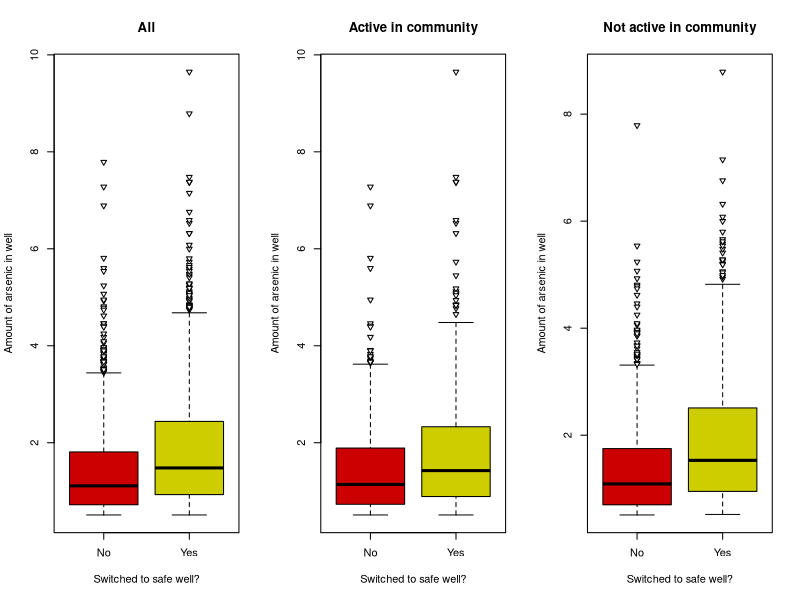
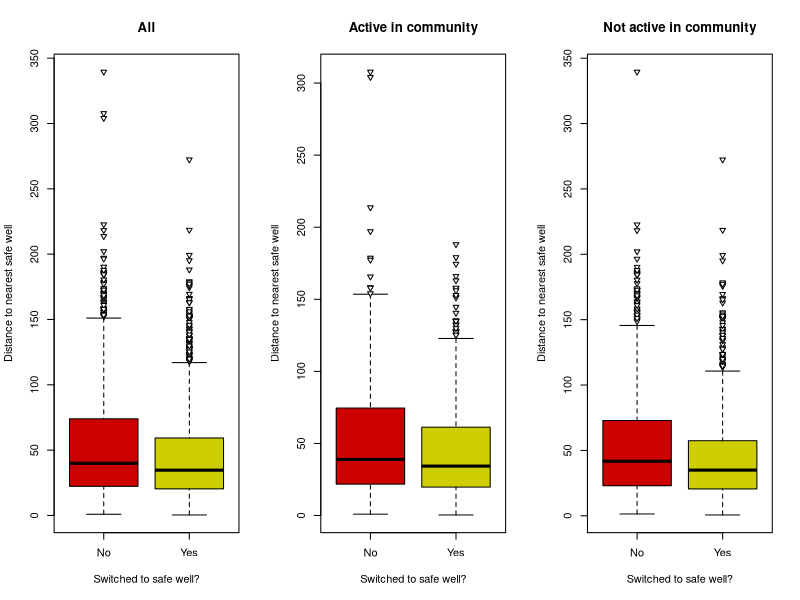
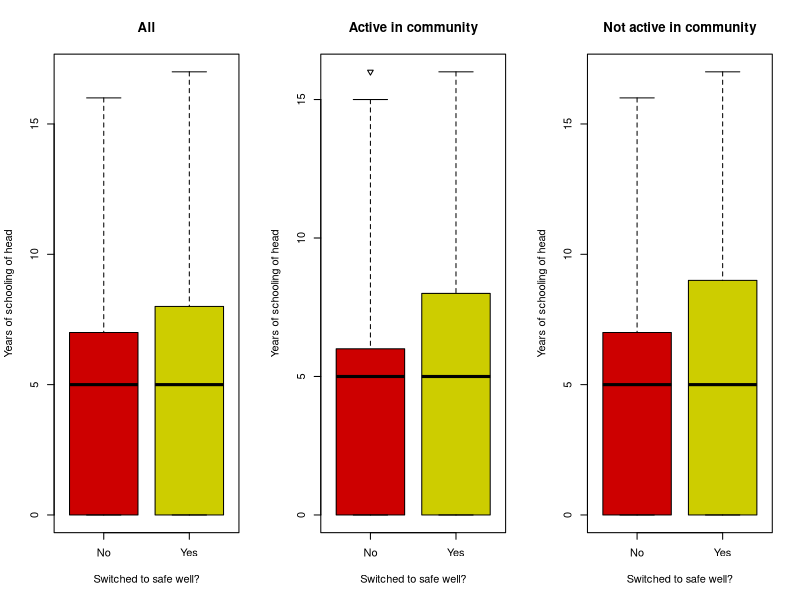
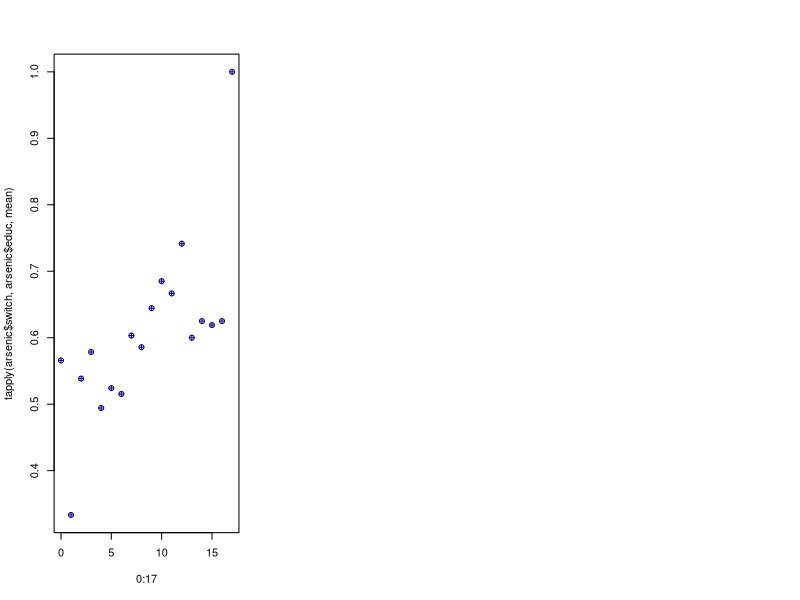
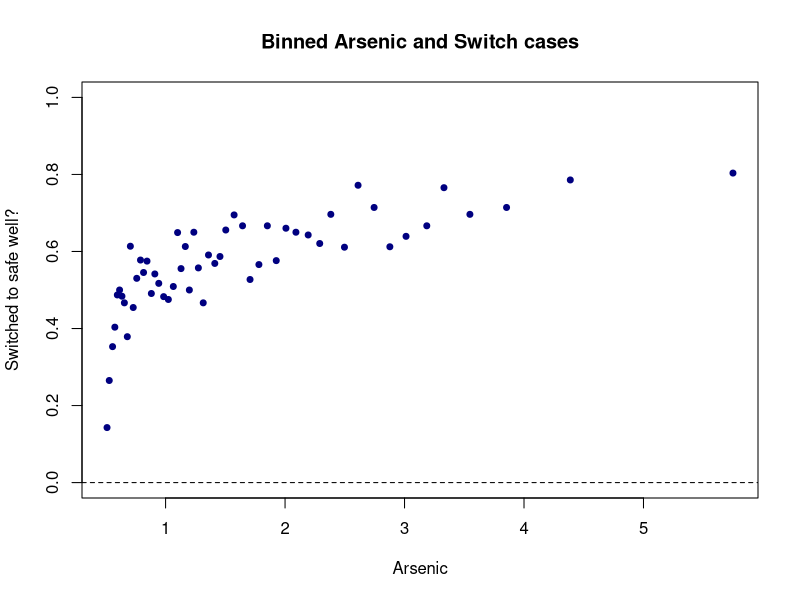
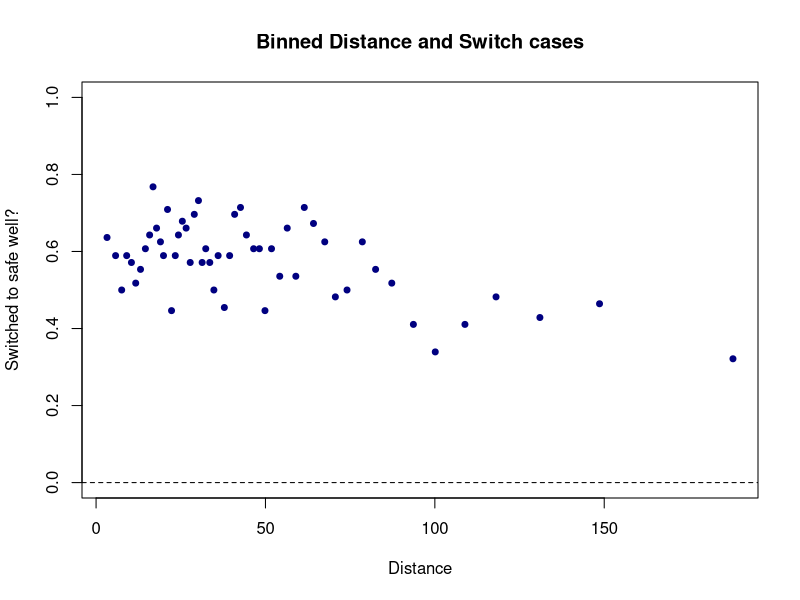
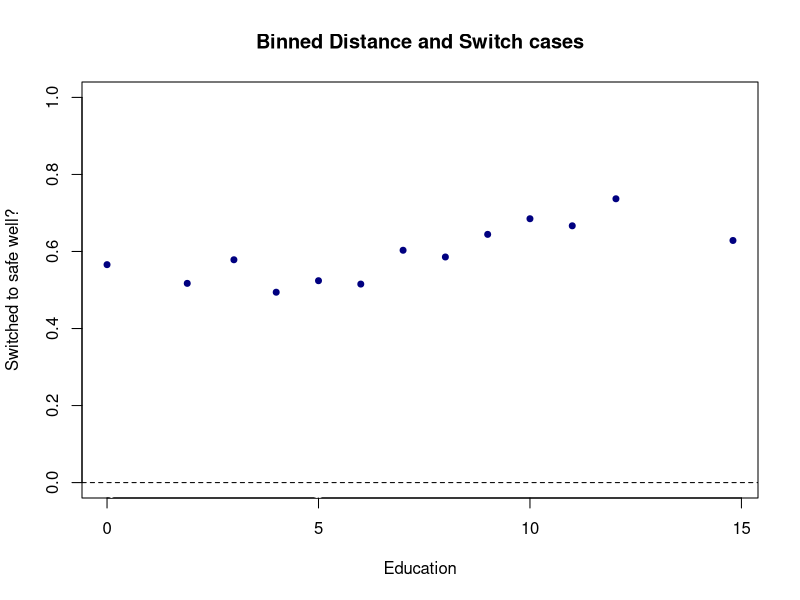
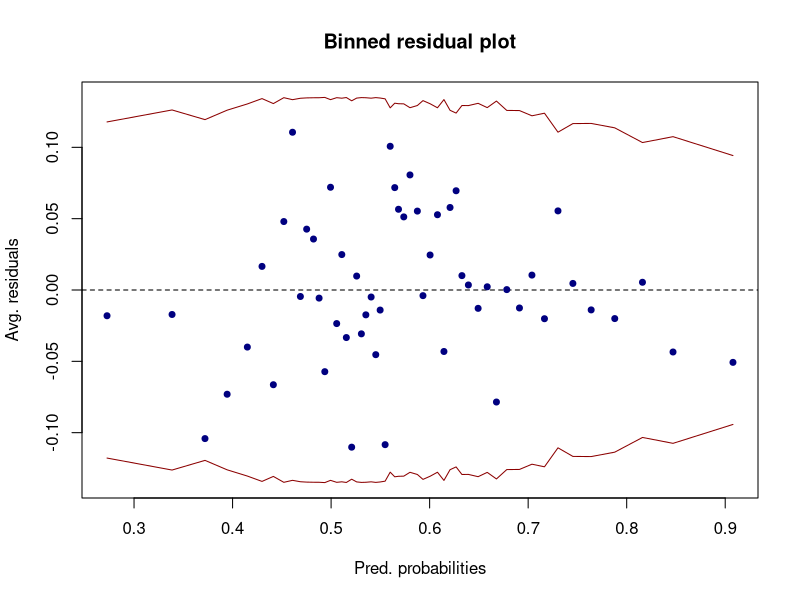

These charts were generated, in order, by the following R code:

###########################################################################
###########################################################################
###################### The contaminated wells analysis ####################
###########################################################################
###########################################################################

###### Clear environment and load libraries
rm(list = ls())
library(arm)
library(pROC)
library(e1071)
library(caret)

###### Load the data
arsenic <- read.csv("data/arsenic.csv",header=T,
                    colClasses=c("numeric","numeric","numeric","factor","numeric"))

###### View properties of the data
str(arsenic)
dim(arsenic)
head(arsenic)
summary(arsenic[,-1])
table(arsenic$switch)

###### Exploratory data analysis

## We can do boxplots for the numeric variables
# Set plot window to 3 side by side plots
par(mfrow=c(1,3)) 

# First, let's look at arsenic vs switch
boxplot(arsenic~switch,data=arsenic,ylab="Amount of arsenic in well",pch=25,xaxt='n',
        xlab="Switched to safe well?",col=c("red3","yellow3"),cex = 0.85,main ="All")
axis(1,at=c(1,2),labels=c("No","Yes"))
boxplot(arsenic~switch,data=arsenic,subset= assoc==1,ylab="Amount of arsenic in well",
        xlab="Switched to safe well?",col=c("red3","yellow3"),xaxt='n',
        pch = 25, cex = 0.85,main ="Active in community")
axis(1,at=c(1,2),labels=c("No","Yes"))
boxplot(arsenic~switch,data=arsenic,subset= assoc==0,ylab="Amount of arsenic in well",
        xlab="Switched to safe well?",col=c("red3","yellow3"),xaxt='n',
        pch = 25, cex = 0.85,main ="Not active in community")
axis(1,at=c(1,2),labels=c("No","Yes"))

# Now, let's look at distance vs switch
boxplot(dist~switch,data=arsenic,ylab="Distance to nearest safe well",pch=25,xaxt='n',
        xlab="Switched to safe well?",col=c("red3","yellow3"),cex = 0.85,main ="All")
axis(1,at=c(1,2),labels=c("No","Yes"))
boxplot(dist~switch,data=arsenic,subset= assoc==1,ylab="Distance to nearest safe well",
        xlab="Switched to safe well?",col=c("red3","yellow3"),xaxt='n',
        pch = 25, cex = 0.85,main ="Active in community")
axis(1,at=c(1,2),labels=c("No","Yes"))
boxplot(dist~switch,data=arsenic,subset= assoc==0,ylab="Distance to nearest safe well",
        xlab="Switched to safe well?",col=c("red3","yellow3"),xaxt='n',
        pch = 25, cex = 0.85,main ="Not active in community")
axis(1,at=c(1,2),labels=c("No","Yes"))

# Finally, education vs switch
boxplot(educ~switch,data=arsenic,ylab="Years of schooling of head",pch=25,xaxt='n',
        xlab="Switched to safe well?",col=c("red3","yellow3"),cex = 0.85,main ="All")
axis(1,at=c(1,2),labels=c("No","Yes"))
boxplot(educ~switch,data=arsenic,subset= assoc==1,ylab="Years of schooling of head",
        xlab="Switched to safe well?",col=c("red3","yellow3"),xaxt='n',
        pch = 25, cex = 0.85,main ="Active in community")
axis(1,at=c(1,2),labels=c("No","Yes"))
boxplot(educ~switch,data=arsenic,subset= assoc==0,ylab="Years of schooling of head",
        xlab="Switched to safe well?",col=c("red3","yellow3"),xaxt='n',
        pch = 25, cex = 0.85,main ="Not active in community")
axis(1,at=c(1,2),labels=c("No","Yes"))
#actually, education is more of an integer variable, 
#so maybe a boxplot isn't the best way to explore the variable 
#Actually, we need to think about how we want to include it in our model


## We can do tables for the factor variables
# For switch vs association, look at joint probabilities
table(arsenic[,c("switch","assoc")])
table(arsenic[,c("switch","assoc")])/sum(table(arsenic[,c("switch","assoc")]))
#actually, what we really want are conditional probabilities
#we want to see how the probability of switching changes for different levels of assoc
#that is, the probabilities for switching given each value of association
apply(table(arsenic[,c("switch","assoc")])/sum(table(arsenic[,c("switch","assoc")])),
      2,function(x) x/sum(x)) 
# You can also use the tapply command for the same thing
tapply(arsenic$switch, arsenic$assoc, mean)
# Finally, we can even try a chi-squared test for independence.
chisq.test(table(arsenic[,c("switch","assoc")]))

# We could do the same with education, too, since it is actually an integer variable
table(arsenic[,c("switch","educ")])
#we do not have that many data points for educ=1 and for educ>12
table(arsenic[,c("switch","educ")])/sum(table(arsenic[,c("switch","educ")]))
apply(table(arsenic[,c("switch","educ")])/sum(table(arsenic[,c("switch","educ")])),
      2,function(x) x/sum(x)) 
tapply(arsenic$switch, arsenic$educ, mean)
plot(0:17,tapply(arsenic$switch, arsenic$educ, mean),col='blue4',pch=10)
# Notice that the average probabilty of switching is mostly below 58% below level 7, 
#but mostly above 58% above level 7.

#remember that there are few observations at some of these values of the predictors, 
#so the percentages need to be considered in the context of large uncertainties.  
#but, this does suggest a change at about 7 years of education at least
#we might consider a dummy variable for 7 (or 8) or higher rather than a linear term...
#something to try later.

#let's look at binnedplots of continuous predictors versus switch
#ignore the SD lines in these plots
#they are only relevant when plotting binned residuals versus the predicted probabilities
par(mfrow=c(1,1)) 
binnedplot(y=arsenic$switch,arsenic$arsenic,xlab="Arsenic",ylim=c(0,1),col.pts="navy",
           ylab ="Switched to safe well?",main="Binned Arsenic and Switch cases",
           col.int="white") # this is to set the SD lines to white and ignore them
#note the quickly increasing trend followed by flattening. 
#probability does not start to decrease, though, so unlikely we'd want a quadratic term.  
#we would expect some flattening with a linear trend.  

binnedplot(y=arsenic$switch,arsenic$dist,xlab="Distance",ylim=c(0,1),col.pts="navy",
           ylab ="Switched to safe well?",main="Binned Distance and Switch cases",col.int="white")
#no obvious transformation suggested.

binnedplot(y=arsenic$switch,arsenic$educ,xlab="Education",ylim=c(0,1),col.pts="navy",
           ylab ="Switched to safe well?",main="Binned Distance and Switch cases",col.int="white")
#looks like it might be decreasing from 0 to 6, then increasing to 12, then not enough data afterwards

# ACTUALLY, DO A QUICK GOOGLE SEARCH ABOUT THE EDUCATION SYSTEM IN BANGLADESH
# WHAT DID YOU FIND? HOW CAN THAT HELP WITH THE EDUCATION VARIABLE?


###### Model fitting
#let's try a logistic regression that has a main effect for every variable and linear predictors
#first begin by centering the continuous predictors 
#we'll leave educ alone since we might recode later
arsenic$arsenic_c = arsenic$arsenic - mean(arsenic$arsenic)
arsenic$dist_c = arsenic$dist - mean(arsenic$dist)
arsreg1 = glm(switch ~ arsenic_c + dist_c + assoc + educ, data = arsenic, family = binomial)
summary(arsreg1)

# TALK ABOUT THE MEANING OF THE COEFFICIENTS FOR 5 MINUTES.
# I WILL CALL ON GROUPS RANDOMLY TO INTERPRET EACH COEFFICIENT


###### Model diagnostics

#binned residual plots

#save the raw residuals
rawresid1 <- residuals(arsreg1,"resp")

#binned residual plots
binnedplot(x=fitted(arsreg1),y=rawresid1,xlab="Pred. probabilities",
           col.int="red4",ylab="Avg. residuals",main="Binned residual plot",col.pts="navy")

binnedplot(x=arsenic$arsenic_c,y=rawresid1,xlab="Arsenic centered",
           col.int="red4",ylab="Avg. residuals",main="Binned residual plot",col.pts="navy")
# definitely something to think about here.
# sharp increase and then somewhat steady afterwards
# GOOGLE THE MOS COMMON FUNCTIONS TO SEE WHICH MIGHT BE IDEAL:
# WHAT DOES THE QUADRATIC FUNCTION LOOKS LIKE COMPARED TO THE LN FUNCTION??


binnedplot(x=arsenic$dist_c,y=rawresid1,xlab="Distance centered",
           col.int="red4",ylab="Avg. residuals",main="Binned residual plot",col.pts="navy")
#not as much of a trend, really.

binnedplot(arsenic$educ,rawresid1,xlab="Education",
           col.int="red4",ylab="Avg. residuals",main="Binned residual plot",col.pts="navy")
#looks like a decreasing trend from 0 to 6 but an increasing trend from 7 upwards, 
#save for levela above 12. Again not enough data

#let's look at average residuals by education using the tapply command
plot(0:17,tapply(rawresid1, arsenic$educ, mean),col='blue4',pch=10)
#looks upward-downward. Not enough data for some of the levels
#we could try the dummy variable splits. Maybe 0 to 6, 7 to 12, then 12 upwards
#again, maybe we only need to split at 6/7.
#SCIENTIFICALLY, what makes sense?

tapply(rawresid1, arsenic$assoc, mean) 
#nothing helpful here, because we have a binary variable


###### Model validation

#let's do the confusion matrix with .5 threshold
Conf_mat <- confusionMatrix(as.factor(ifelse(fitted(arsreg1) >= 0.5, "1","0")),
                            as.factor(arsenic$switch),positive = "1")
Conf_mat$table
Conf_mat$overall["Accuracy"];
Conf_mat$byClass[c("Sensitivity","Specificity")] #True positive rate and True negative rate
#Maybe we can try to increase that accuracy.
#Also, the TNR looks low here.

#first, let's repeat with the marginal percentage in the data
mean(arsenic$switch)
Conf_mat <- confusionMatrix(as.factor(ifelse(fitted(arsreg1) >= mean(arsenic$switch), "1","0")),
                            as.factor(arsenic$switch),positive = "1")
Conf_mat$table
Conf_mat$overall["Accuracy"];
Conf_mat$byClass[c("Sensitivity","Specificity")]
#huge difference!  seems a lot of predicted probabilities are in the .5 yo .58  range, so cutoff matters.
#either way, we have large off-diagonal numbers. specificity is sensitive to the cutoff

#look at ROC curve
roc(arsenic$switch,fitted(arsreg1),plot=T,print.thres="best",legacy.axes=T,
    print.auc =T,col="red3")
#pretty tight to the line -- not a strongly predictive logistic regression

#let's see if we can improve the model.







## Model building

#based on binned residual plot, let's try a log of arsenic to start with, and see what happens.
arsenic$logarsenic = log(arsenic$arsenic)
arsenic$logarsenic_c = arsenic$logarsenic - mean(arsenic$logarsenic)

arsreg2 = glm(switch ~ logarsenic_c + dist_c + assoc + educ, data = arsenic, family = binomial)
summary(arsreg2)



#back to diagnostics
rawresid2 <- residuals(arsreg2,"resp")

#binned residual plots
binnedplot(x=fitted(arsreg2),y=rawresid2,xlab="Pred. probabilities",
           col.int="red4",ylab="Avg. residuals",main="Binned residual plot",col.pts="navy")

binnedplot(x=arsenic$logarsenic_c,y=rawresid2,xlab="Log Arsenic centered",
           col.int="red4",ylab="Avg. residuals",main="Binned residual plot",col.pts="navy")
#seems to have helped some!

binnedplot(x=arsenic$dist_c,y=rawresid2,xlab="Distance centered",
           col.int="red4",ylab="Avg. residuals",main="Binned residual plot",col.pts="navy")
#still not as much of a trend.

binnedplot(arsenic$educ,rawresid2,xlab="Education",
           col.int="red4",ylab="Avg. residuals",main="Binned residual plot",col.pts="navy")

plot(0:17,tapply(rawresid2, arsenic$educ, mean),col='blue4',pch=10)
#similar pattern as before for education.


#let's do the confusion matrix with .5 threshold
Conf_mat <- confusionMatrix(as.factor(ifelse(fitted(arsreg2) >= 0.5, "1","0")),
                            as.factor(arsenic$switch),positive = "1")
Conf_mat$table
Conf_mat$overall["Accuracy"];
Conf_mat$byClass[c("Sensitivity","Specificity")] #True positive rate and True negative rate

#let's repeat with the marginal percentage in the data
Conf_mat <- confusionMatrix(as.factor(ifelse(fitted(arsreg2) >= mean(arsenic$switch), "1","0")),
                            as.factor(arsenic$switch),positive = "1")
Conf_mat$table
Conf_mat$overall["Accuracy"];
Conf_mat$byClass[c("Sensitivity","Specificity")]
#some improvement


#look at ROC curve
roc(arsenic$switch,fitted(arsreg2),plot=T,print.thres="best",legacy.axes=T,
    print.auc =T,col="red3")

#let's compare this roc curve to the previous one
roc(arsenic$switch,fitted(arsreg1),plot=T,legacy.axes=T,print.auc =T,col="red3")
roc(arsenic$switch,fitted(arsreg2),plot=T,legacy.axes=T,col="blue3",add=T)
legend('bottomright', c('model1','model2'),lty=c(1,1),
       lwd=c(2,2),col=c('red3','blue3'))

#not much difference from last curve really, although a little more prediction accuracy









#let's see what happens if we collapse education to 2 levels
#we could collapse education to 3 levels but we do not have enough data for the tertiary levels
arsenic$educnew <- rep(0,nrow(arsenic))
arsenic$educnew[arsenic$educ > 6] <- 1
table(arsenic$educ,arsenic$educnew)

arsreg3 = glm(switch ~ logarsenic_c + dist_c + assoc + educnew, data = arsenic, family = binomial)
summary(arsreg3)

#this seems to have helped the significance of education, and it is scientifically plausible.  let's keep it!
#should go through binned residuals again to make sure this did not worsen model fit. 
#back to diagnostics
rawresid3 <- residuals(arsreg3,"resp")

#binned residual plots
binnedplot(x=fitted(arsreg2),y=rawresid3,xlab="Pred. probabilities",
           col.int="red4",ylab="Avg. residuals",main="Binned residual plot",col.pts="navy")

binnedplot(x=arsenic$logarsenic_c,y=rawresid3,xlab="Log Arsenic centered",
           col.int="red4",ylab="Avg. residuals",main="Binned residual plot",col.pts="navy")
#pretty much the same as before

binnedplot(x=arsenic$dist_c,y=rawresid3,xlab="Distance centered",
           col.int="red4",ylab="Avg. residuals",main="Binned residual plot",col.pts="navy")
#pretty much the same as before

tapply(rawresid1, arsenic$educnew, mean) 
# nothing helpful here



#look at new roc curve to see if it is any better
roc(arsenic$switch,fitted(arsreg3),plot=T,legacy.axes=T,print.auc =T,col="red3")

# it is a little better, with a higher area under the curve (AUC = .6632).  
# let's keep this model.




### Interactions in logistic regression

# WHAT DO YOU THINK ARE THE MOST PLAUSIBLE INTERACTIONS?

#scientifically, it is plausible to think that there might be interactions among all the variables and arsenic, 
# or among education and distance.
#let's add the interactions to see if any stand out.

#first, here is a way to explore the data for interactions using the binnedplot command

#lets set up the graphics device to show two plots side by side 
par(mfcol=c(2,1))

#first plot for educnew = 0
binnedplot(arsenic$logarsenic_c[arsenic$educnew==0], y=arsenic$switch[arsenic$educnew==0], 
           xlab = "Log Arsenic", ylab = "Switch cases", main = "Binned Arsenic and Switch cases (Educ < 7)") 

#next the plot for educnew = 1
binnedplot(arsenic$logarsenic_c[arsenic$educnew==1], y=arsenic$switch[arsenic$educnew==1], 
           xlab = "Log Arsenic", ylab = "Switch cases", main = "Binned Arsenic and Switch cases (Educ > 6)") 

#we are looking for differences in the trend.  not strong ones, except possibly at low levels of arsenic.
#I will include an interaction based on scientific arguments in favor of an interaction effect, 
# but I am not expecting a very strong interaction effect based on this plot.


#let's try for association and arsenic
#first plot for assoc = 0
binnedplot(arsenic$logarsenic_c[arsenic$assoc==0], y=arsenic$switch[arsenic$assoc==0], 
           xlab = "Log Arsenic", ylab = "Switch cases", main = "Binned Arsenic and Switch cases (Assoc = 0)") 

#next the plot for assoc = 1
binnedplot(arsenic$logarsenic_c[arsenic$assoc==1], y=arsenic$switch[arsenic$assoc==1],
           xlab = "Log Arsenic", ylab = "Switch cases", main = "Binned Arsenic and Switch cases (Assoc = 1)") 

#even less reason to suspect an interaction effect from this plot.

#how about distance and education?
#first plot for educnew = 0
binnedplot(arsenic$dist_c[arsenic$educnew==0], y=arsenic$switch[arsenic$educnew==0], 
           xlab = "Distance", ylab = "Switch cases", main = "Binned Distance and Switch cases (Educ < 7)") 
#next the plot for educnew = 1
binnedplot(arsenic$dist_c[arsenic$educnew==1], y=arsenic$switch[arsenic$educnew==1], 
           xlab = "Distance", ylab = "Switch cases", main = "Binned Distance and Switch cases (Educ > 6)") 

#this is a little more interesting -- we see one plot flatten and the other decrease.  
#here an interaction might be useful.


#let's first try the model with all the interactions 
arsreg4 = glm(switch ~ dist_c*educnew  + logarsenic_c * (assoc + educnew), data = arsenic, family = binomial)
summary(arsreg4)

#these collectively look sort of useful, especially the education ones! 

#change in deviance tests to see if the full set of interactions are useful.

anova(arsreg4, arsreg3, test= "Chisq")

#the whole group of interactions is significant.  let's just test if the distance interaction is useful, given the other two in the model.

arsreg4a = glm(switch ~ logarsenic_c * (assoc + educnew) + dist_c, data = arsenic, family = binomial)
summary(arsreg4a)

anova(arsreg4a, arsreg4, test= "Chisq")
#looks like the interaction with distance and education is useful given the others are in the model


#let's test if the distance interaction is useful, given the other two are NOT in the model.

arsreg4b = glm(switch ~ logarsenic_c + assoc + dist_c*educnew, data = arsenic, family = binomial)
summary(arsreg4b)

anova(arsreg4b, arsreg3, test= "Chisq")
#looks like the interaction with distance and education is useful even when the others are NOT in the model

#let's test the other two interactions jointly
anova(arsreg4b, arsreg4, test= "Chisq")
#looks like they are not


#let's make our final model (arsreg5) be the one with only the interaction with distance and education

arsreg5 = glm(switch ~ logarsenic_c + assoc + dist_c*educnew, data = arsenic, family = binomial)
summary(arsreg5)

# TALK ABOUT THE MEANING OF THE COEFFICIENTS FOR 5 MINUTES.
# I WILL CALL ON GROUPS RANDOMLY TO INTERPRET EACH COEFFICIENT


#let's use the stepwise function to do model selection (using BIC)
n <- nrow(arsenic)
step(glm(switch~1,data=arsenic,family=binomial),scope=formula(arsreg4),direction="both",
     trace=0,k = log(n))
#pretty much agrees with arsreg5 except for assoc. 
#Let's keep it just because we will try to interpret it (even though it isn't significant)


#let's do the binned residual plots with this perhaps final model one more time!

rawresid5 <- residuals(arsreg5,"resp")

par(mfcol=c(1,1))
binnedplot(x=arsenic$logarsenic_c,y=rawresid5,xlab="Log Arsenic centered",
           col.int="red4",ylab="Avg. residuals",main="Binned residual plot",col.pts="navy")
binnedplot(x=arsenic$dist_c,y=rawresid5,xlab="Distance centered",
           col.int="red4",ylab="Avg. residuals",main="Binned residual plot",col.pts="navy")


#let's do the confusion matrix
Conf_mat <- confusionMatrix(as.factor(ifelse(fitted(arsreg5) >= 0.5, "1","0")),
                            as.factor(arsenic$switch),positive = "1")
Conf_mat$table
Conf_mat$overall["Accuracy"];
Conf_mat$byClass[c("Sensitivity","Specificity")] #True positive rate and True negative rate

#let's repeat with the marginal percentage in the data
Conf_mat <- confusionMatrix(as.factor(ifelse(fitted(arsreg5) >= mean(arsenic$switch), "1","0")),
                            as.factor(arsenic$switch),positive = "1")
Conf_mat$table
Conf_mat$overall["Accuracy"];
Conf_mat$byClass[c("Sensitivity","Specificity")]
#still not moving much.... the model can predict only so well


#ROC curve...
roc(arsenic$switch,fitted(arsreg5),plot=T,print.thres="best",legacy.axes=T,
    print.auc =T,col="red3")

#a little better still... but we really aren't gaining a whole lot.  this is about as
#good as we are going to get with only these variables, apparently.

###model interpretations

confint.default(arsreg5)   #on log odds scale
exp(confint.default(arsreg5))   #on odds scale


#Interpreting arsenic is a bit complicated
#let's make plots to display relationships.

#plot of predicted probabilities as arsenic increases for different groups.
#set distance = to average distance (centering means we don't need to worry about it when making predictions at the average distance)
#we can just set it to zero

#First set arsenic and dist values
new_arsenic <- seq(from = min(arsenic$arsenic), to = max(arsenic$arsenic), by = .1)
newdata <- data.frame(dist_c=rep(0,length(new_arsenic)))
newdata$logarsenic_c <- log(new_arsenic) - mean(arsenic$logarsenic)

#now for association = educnew = 0
newdata$assoc <- factor(0,levels=levels(arsenic$assoc))
newdata$educnew <- 0
predprobbaseline <- predict(arsreg5,newdata,type='response')

#next association =1, educnew = 0
newdata$assoc <- factor(1,levels=levels(arsenic$assoc))
newdata$educnew <- 0
predprobassoc <- predict(arsreg5,newdata,type='response')

#set association =0 , educnew = 1
newdata$assoc <- factor(0,levels=levels(arsenic$assoc))
newdata$educnew <- 1
predprobeducnew <- predict(arsreg5,newdata,type='response')

#set association = 1, educnew = 1
newdata$assoc <- factor(1,levels=levels(arsenic$assoc))
newdata$educnew <- 1
predprobeducnewassoc <- predict(arsreg5,newdata,type='response')

plot(y = predprobbaseline, x = new_arsenic, ylab = "Predicted probability", xlab = "Arsenic", 
     main = "Predicted Probability vs. Arsenic for Different Groups",ylim=c(0.2,1),pch= 1,
     col="red2")
points(y=predprobassoc, x=new_arsenic, pch= 2,col="red4")
points(y=predprobeducnew, x=new_arsenic, pch= 3,col="tan2")
points(y=predprobeducnewassoc, x=new_arsenic, pch= 4,col="tan4")
legend('bottomright',pch=c(3,4,1,2),bty = "n",col=c('tan2','tan4','red2','red4'),
       c('assoc=0; educnew=1','assoc=1; educnew=1','assoc=0; educnew=0','assoc=1; educnew=0'))



# Do it yourself: collapse education to 3 or 4 levels instead and see what happens instead......
